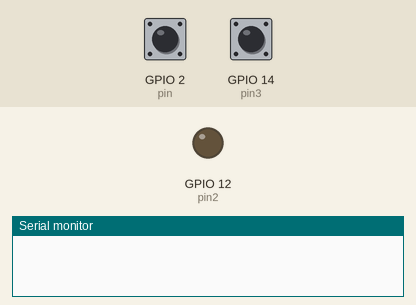
Simulated run of this sketch. Board: ESP32. On the bench: output pins drawn as LEDs (lit = HIGH), the last lines printed to the serial monitor. The inputs (shaded band) are chosen by the test bench; at power-on: GPIO 2 (pin) HIGH, GPIO 14 (pin3) HIGH. USB keyboard and mouse output is not drawn.

Above: at 1.2 s.
1.3 s: GPIO 2 (pin) pulled LOW for 0.15 s
At 1.45 s:
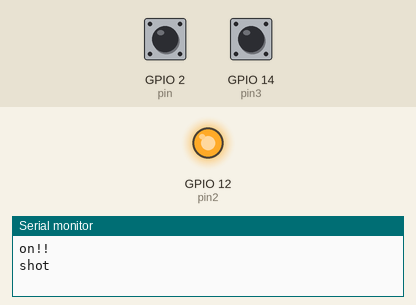
3.0 s: GPIO 14 (pin3) pulled LOW for 0.15 s
At 3.9 s:
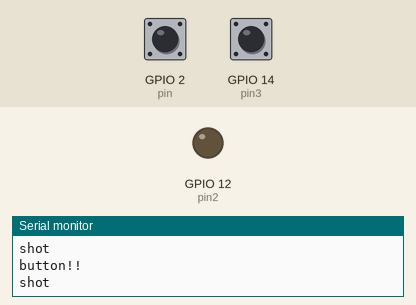
Timing chart, 0 to 6.0 s (numbered marks = the images above; inputs shaded):
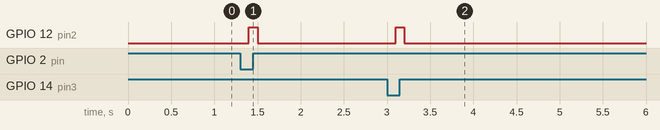

Measured:
- after the input at 1.3 s, GPIO 12 (pin2): LOW → HIGH after 0.10 s, → LOW 0.10 s later
- after the input at 3.0 s, GPIO 12 (pin2): LOW → HIGH after 0.10 s, → LOW 0.10 s later

The sketch:

mat.ino
```cpp
#include<BleKeyboard.h>

#define pin 2
#define pin2 12
#define pin3 14

BleKeyboard bkey("esp keyboard");

volatile SemaphoreHandle_t Semaphore;
portMUX_TYPE mux = portMUX_INITIALIZER_UNLOCKED;

void IRAM_ATTR onswitch()
{
	portENTER_CRITICAL_ISR(&mux);
	//portDISABLE_INTERRUPTS();
	xSemaphoreGiveFromISR(Semaphore, NULL);
	Serial.println("on!!");
	delay(100);
	portEXIT_CRITICAL_ISR(&mux);
	//portENABLE_INTERRUPTS();
}

void IRAM_ATTR onbutton()
{
	portENTER_CRITICAL_ISR(&mux);
	//portDISABLE_INTERRUPTS();
	xSemaphoreGiveFromISR(Semaphore, NULL);
	Serial.println("button!!");
	delay(100);
	portEXIT_CRITICAL_ISR(&mux);
	//portENABLE_INTERRUPTS();
}

void setup() {
	Serial.begin(115200);
	pinMode(pin, INPUT_PULLUP);
	pinMode(pin2, OUTPUT);
	pinMode(pin3, INPUT_PULLUP);

	bkey.begin();

	Semaphore = xSemaphoreCreateBinary();
	attachInterrupt(pin, onswitch, FALLING);
	attachInterrupt(pin3, onbutton, FALLING);
}

void loop() {
	if(xSemaphoreTake(Semaphore, 0) == pdTRUE){
		portENTER_CRITICAL_ISR(&mux);
		digitalWrite(pin2, HIGH);
		Serial.println("shot");
		if(bkey.isConnected()){
			bkey.print("a");
		}
		delay(100);
		portEXIT_CRITICAL_ISR(&mux);
	}
	else{
		digitalWrite(pin2, LOW);
	}
}
```
